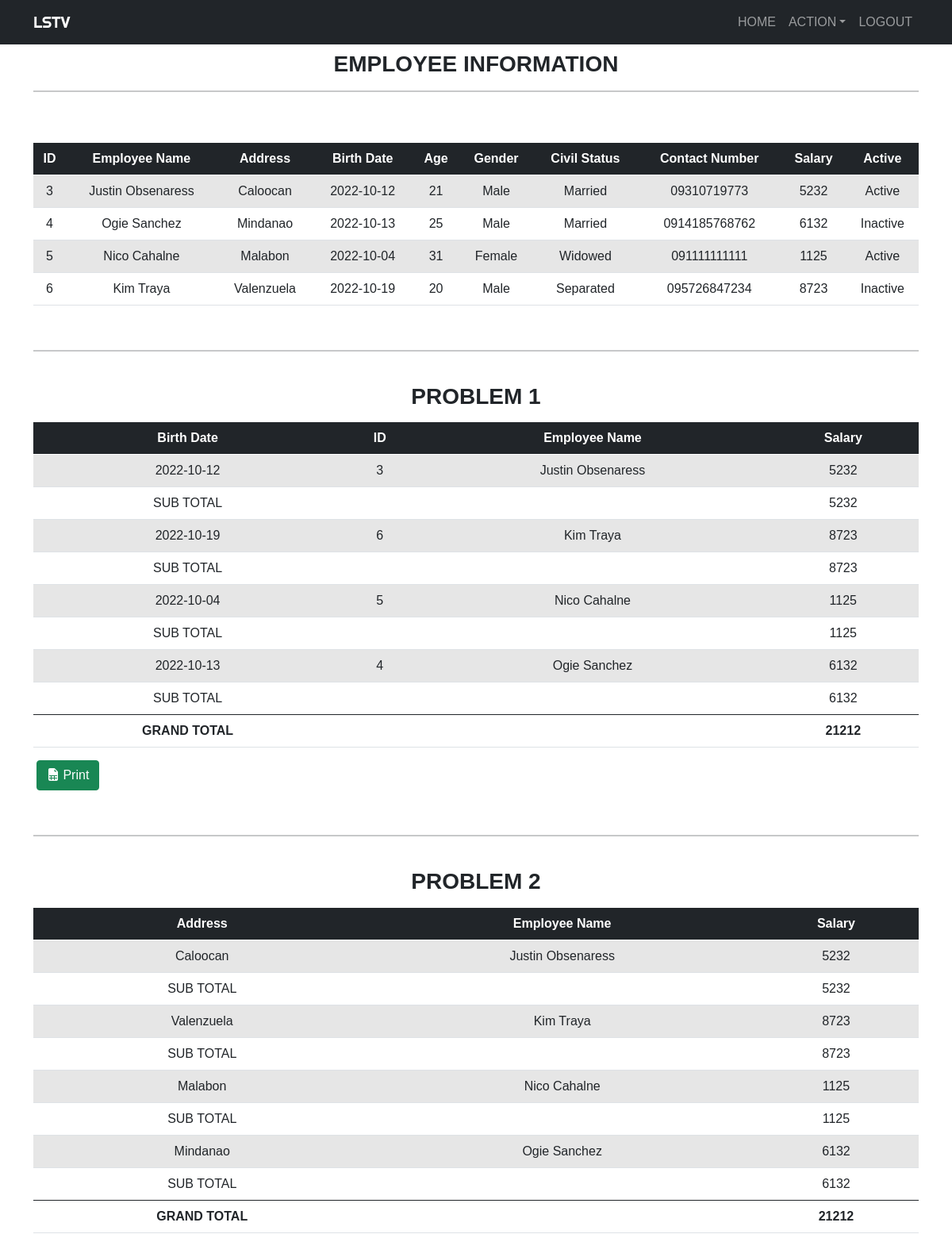
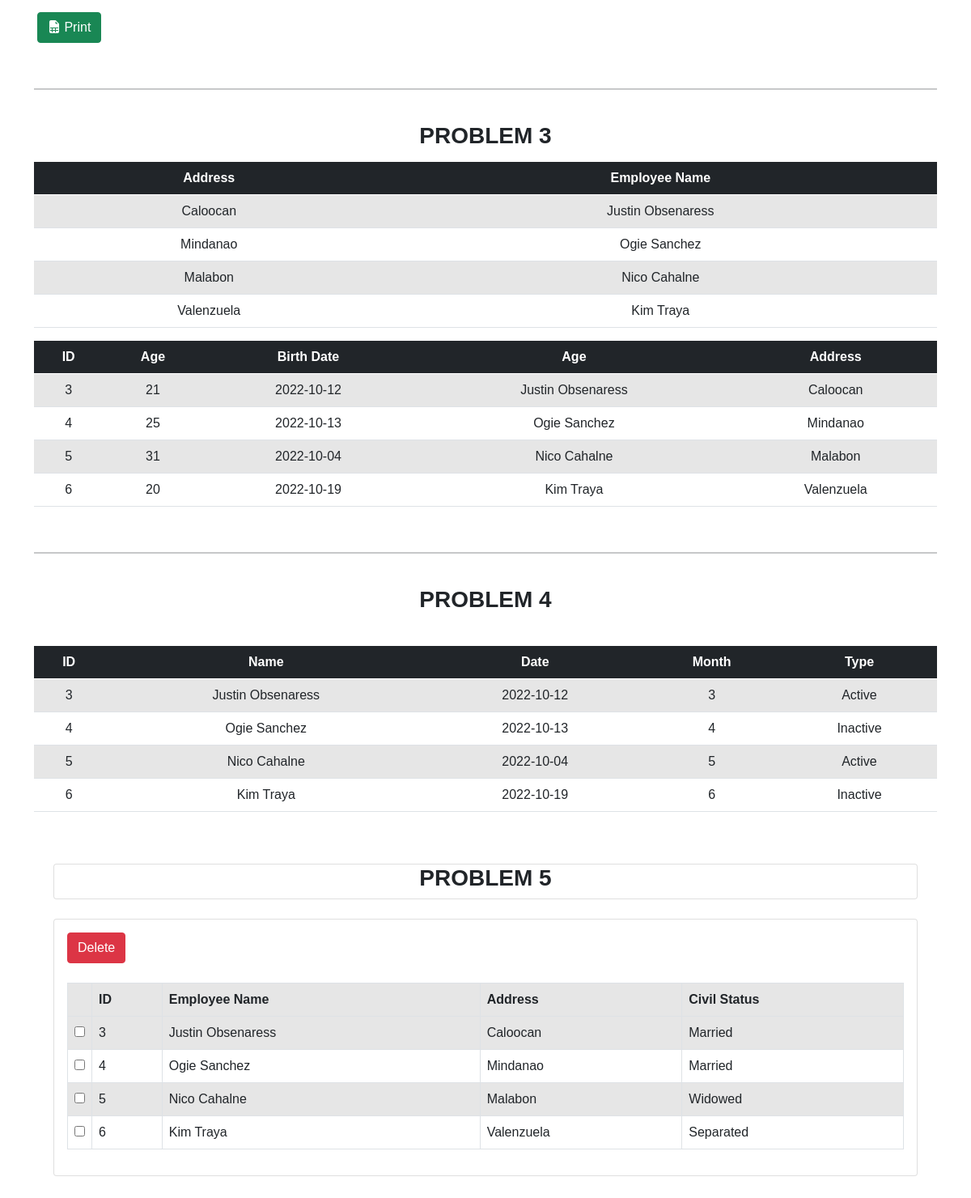
The app's page /index.php (signed in) with its own data (2 pictures, top to bottom).
### tables this page shows
CREATE TABLE `employeefile` (
  `recid` bigint(100) NOT NULL,
  `fullname` varchar(100) NOT NULL,
  `address` varchar(100) NOT NULL,
  `birthdate` date NOT NULL,
  `age` int(100) NOT NULL,
  `gender` varchar(100) NOT NULL,
  `civilstat` varchar(100) NOT NULL,
  `contactnum` varchar(100) NOT NULL,
  `salary` decimal(65,0) NOT NULL,
  `isactive` varchar(100) NOT NULL
);

### index.php (the view, shortened to what this page needs)
<?php
require 'connection.php';
?>
<!DOCTYPE html>
<html lang="en">
<head>
    <link href="https://cdn.jsdelivr.net/npm/bootstrap@5.0.0-beta2/dist/css/bootstrap.min.css" rel="stylesheet">
    <link href="https://cdn.jsdelivr.net/npm/bootstrap@5.0.2/dist/css/bootstrap.min.css" rel="stylesheet">
    <link rel="stylesheet" href="https://cdn.jsdelivr.net/npm/bootstrap-icons@1.4.0/font/bootstrap-icons.css">
    <link rel="stylesheet" href="https://cdn.datatables.net/1.10.23/css/dataTables.bootstrap5.min.css">
    <link rel="stylesheet" href="https://cdn.jsdelivr.net/npm/bootstrap@5.0.0-beta1/dist/css/bootstrap.min.css">
    <link rel="stylesheet" href="css/style.css">
</head>
<body>
    <nav class="navbar navbar-expand-lg navbar-dark bg-dark text-uppercase">
        <div class="container">
            <a class="navbar-brand" href="index.php">LSTV</a>
            <div class="collapse navbar-collapse" id="navbarNav">
                <ul class="navbar-nav ms-auto">
                    <li class="nav-item">
                        <a class="nav-link" aria-current="page" href="#">Home</a>
                    </li>
                    <li class="nav-item dropdown">
                    <a class="nav-link dropdown-toggle" data-bs-toggle="dropdown" href="#" role="button" aria-expanded="false">ACTION</a>
                </li>
                    <li class="nav-item">
                        <a class="nav-link" href="logout.php">Logout</a>
                    </li>
                </ul>
            </div>
        </div>
    </nav>
    <div class="container">
        <div class="row my-2">
            <div class="col-md">
                <h3 class="text-center fw-bold text-uppercase">EMPLOYEE INFORMATION</h3>
                <hr Style="height: 2px;">
            </div>
        </div>
        <div class="row my-2">
            <div class="col-md">
            </div>
        </div>
        <div class="row my-3">
            <div class="col-md">
                <table id="data" class="table table-striped table-responsive table-hover text-center" style="width:100%">
                    <thead class="table-dark">
                        <tr>
                            <th>ID</th>
                            <th>Employee Name</th>
                            <th>Address</th>
                            <th>Birth Date</th>
                            <th>Age</th>
                            <th>Gender</th>
                            <th>Civil Status</th>
                            <th>Contact Number</th>
                            <th>Salary</th>
                            <th>Active</th>
                        </tr>
                    </thead>
                    <tbody>
                        <?php
                        $sql = "SELECT * FROM employeefile";
                        $result = $connect->query($sql);
                        while($row = $result->fetch_assoc()) {
                            echo "<tr>
                                <td>" . $row["recid"] . "</td>
                                <td>" . $row["fullname"] . "</td>
                                <td>" . $row["address"] . "</td>
                                <td>" . $row["birthdate"] . "</td>
                                <td>" . $row["age"] . "</td>
                                <td>" . $row["gender"] . "</td>
                                <td>" . $row["civilstat"] . "</td>
                                <td>" . $row["contactnum"] . "</td>
                                <td>" . $row["salary"] . "</td>
                                <td>" . $row["isactive"] . "</td>
                            </tr>"
                            ;
                        }
                        ?>
                    </tbody>
                </table>
                <br>
                <hr Style="height: 2px;">
                <br>
                <div class="col-md">
                <h3 class="text-center fw-bold text-uppercase">PROBLEM 1</h3>
            </div>
                <div class="row my-3">
            <div class="col-md">
                <table id="data" class="table table-striped table-responsive table-hover text-center" style="width:100%">
                    <thead class="table-dark">
                        <tr>
                            <th>Birth Date</th>
                            <th>ID</th>
                            <th>Employee Name</th>
                            <th>Salary</th>
                        </tr>
                    </thead>
                    <tbody>
                        <?php
                        $total_salary = 0;
                        $sql = "SELECT * FROM employeefile order by fullname asc";
                        $result = $connect->query($sql);
                        while($row = $result->fetch_assoc()) {
                            $sub = $row["salary"];
                            $total_salary += $sub;
                            echo "<tr>
                            <td>" . $row["birthdate"] . "</td>
                                <td>" . $row["recid"] . "</td>
                                <td id='fname'>" . $row["fullname"] . "</td>
                                <td>" . $row["salary"] . "</td>
                            </tr>";
                            echo "<tr>
                            <td>SUB TOTAL </td>
                                <td></td>
                                <td></td>
                                <td>" . $row["salary"] . "</td>
                            </tr>";
                        }
                        ?>
                    </tbody>
                    <tfoot>
                            <tr>
                                <th colspan="1">GRAND TOTAL</th>
                                <th colspan="1"></th>
                                <th colspan="1"></th>
                                <th id="total_order"><?= $total_salary?></th>
                            </tr>
                        </tfoot>
                </table>
                <a href="export.php" target="_blank" class="btn btn-success ms-1"><i class="bi bi-file-earmark-spreadsheet-fill"></i>&nbsp;Print</a>
            </div>
        </div>
                <br>
                <hr Style="height: 2px;">
                <br>
                <div class="col-md">
                <h3 class="text-center fw-bold text-uppercase">PROBLEM 2</h3>
            </div>
                <div class="row my-3">
            <div class="col-md">
                <table id="data" class="table table-striped table-responsive table-hover text-center" style="width:100%">
                    <thead class="table-dark">
                        <tr>
                            <th>Address</th>
                            <th>Employee Name</th>
                            <th>Salary</th>
                        </tr>
                    </thead>
                    <tbody>
                        <?php
                        $total_salary = 0;
                        $sql = "SELECT * FROM employeefile order by fullname asc";
                        $result = $connect->query($sql);
                        while($row = $result->fetch_assoc()) {
                            $sub = $row["salary"];
                            $total_salary += $sub;
                            echo "<tr>
                            <td>" . $row["address"] . "</td>
                                <td id='fname'>" . $row["fullname"] . "</td>
                                <td>" . $row["salary"] . "</td>
                            </tr>";
                            echo "<tr>
                            <td>SUB TOTAL </td>
                                <td></td>
                                <td>" . $row["salary"] . "</td>
                            </tr>";
                        }
                        ?>
                    </tbody>
                    <tfoot>
                            <tr>
                                <th colspan="1">GRAND TOTAL</th>
                                <th colspan="1"></th>
                                <th id="total_order"><?= $total_salary?></th>
                            </tr>
                        </tfoot>
                </table>
                <a href="export2.php" target="_blank" class="btn btn-success ms-1"><i class="bi bi-file-earmark-spreadsheet-fill"></i>&nbsp;Print</a>
            </div>
        </div>
                <br>
                <hr Style="height: 2px;">
                <br>
                <div class="col-md">
                <h3 class="text-center fw-bold text-uppercase">PROBLEM 3</h3>
            </div>
        <div class="row my-3">
            <div class="col-md">
                <table id="data" class="table table-striped table-responsive table-hover text-center" style="width:100%">
                    <thead class="table-dark">
                        <tr>
                            <th>Address</th>
                            <th>Employee Name</th>
                        </tr>
                    </thead>
                    <tbody>
                        <?php
                        $sql = "SELECT * FROM employeefile";
                        $result = $connect->query($sql);
                        while($row = $result->fetch_assoc()) {
                            echo "<tr>
                                <td>" . $row["address"] . "</td>
                                <td>" . $row["fullname"] . "</td>
                            </tr>"
                            ;
                        }
                        ?>
                    </tbody>
                </table>
                <div class="row my-3">
            <div class="col-md">
                <table id="data" class="table table-striped table-responsive table-hover text-center" style="width:100%">
                    <thead class="table-dark">
                        <tr>
                            <th>ID</th>
                            <th>Age</th>
                            <th>Birth Date</th>
                            <th>Age</th>
                            <th>Address</th>
                        </tr>
                    </thead>
                    <tbody>
                        <?php
                        $sql = "SELECT * FROM employeefile";
                        $result = $connect->query($sql);
                        while($row = $result->fetch_assoc()) {
                            echo "<tr>
                                <td>" . $row["recid"] . "</td>
                                <td>" . $row["age"] . "</td>
                                <td>" . $row["birthdate"] . "</td>
                                <td>" . $row["fullname"] . "</td>
                                <td>" . $row["address"] . "</td>
                            </tr>"
                            ;
                        }
                        ?>
                    </tbody>
                </table>
                <br>
                <hr Style="height: 2px;">
                <br>
                <div class="col-md">
                <h3 class="text-center fw-bold text-uppercase">PROBLEM 4</h3>
            </div>
            </div>
            </div>
        </div>
        </div>
                <div class="row my-3">
            <div class="col-md">
                <table id="data" class="table table-striped table-responsive table-hover text-center" style="width:100%">
                    <thead class="table-dark">
                        <tr>
                            <th>ID</th>
                            <th>Name</th>
                            <th>Date</th>
                            <th>Month</th>
                            <th>Type</th>
                        </tr>
                    </thead>
                    <tbody>
                        <?php
                        $sql5 = "SELECT * FROM employeefile";
                        $result5 = $connect->query($sql5);
                        while($row = $result5->fetch_assoc()) {
                            echo "<tr>
                                </td>
                                <td>" . $row["recid"] . "</td>
                                <td>" . $row["fullname"] . "</td>
                                <td>" . $row["birthdate"] . "</td>
                                <td>" . $row["recid"] . "</td>
                                <td>" . $row["isactive"] . "</td>
                            </tr>"
                            ;
                        }
                        ?>
                    </tbody>
                </table>
                 <div class="container">
        <div class="row justify-content-center">
            <div class="col-md-12">
                <div class="card mt-5">
                <div class="col-md">
                <h3 class="text-center fw-bold text-uppercase">PROBLEM 5</h3>
            </div>
                </div>
            </div>
            <div class="col-md-12">
                <div class="card mt-4">
                    <div class="card-body">
                        <form action="dmr.php" method="POST">
                            <table class="table table-bordered table-striped">
                                <tbody>
                                <button type="submit" name="stud_delete_multiple_btn" class="btn btn-danger">Delete</button><br><br>
                                    <tr>
                                        <th></th>
                                        <th>ID</th>
                                        <th>Employee Name</th>
                                        <th>Address</th>
                                        <th>Civil Status</th>
                                    </tr>
                                </tbody>
                                <tbody>
                                    <?php
                                        $con = mysqli_connect("localhost","root","","employeedb");
                                        $query = "SELECT * FROM employeefile";
                                        $query_run  = mysqli_query($con, $query);
                                        if(mysqli_num_rows($query_run) > 0)
                                        {
                                            foreach($query_run as $row)
                                            {
                                                ?>
                                                <tr>
                                                    <td style="width:10px; text-align: center;">
                                                        <input type="checkbox" name="stud_delete_id[]" value="<?= $row['recid']; ?>">
                                                    </td>
                                                    <td><?= $row['recid']; ?></td>
                                                    <td><?= $row['fullname']; ?></td>
                                                    <td><?= $row['address']; ?></td>
                                                    <td><?= $row['civilstat']; ?></td>
                                                </tr>
                                                <?php
                                            }
                                        }
                                        else
                                        {
                                            ?>
                                                <tr>
                                                    <td colspan="5">No Record Found</td>
                                                </tr>
                                            <?php
                                        }
                                    ?>
                                </tbody>
                            </table>
                        </form>
                    </div>
                </div>
            </div>
        </div>
    </div>
        </div>
    </div>
</div>
</body>
</html>

### css/style.css (style rules this page uses)
body { font-family: 'Gill Sans', 'Gill Sans MT', Calibri, 'Trebuchet MS', sans-serif; }
.navbar-brand { font-family: 'Righteous', cursive; }
.navbar { background-color: aquamarine; }

### records on screen
employeefile: recid "3", fullname "Justin Obsenaress", address "Caloocan", birthdate "2022-10-12", age "21", gender "Male", civilstat "Married", contactnum "09310719773", salary "5232", isactive "Active"
employeefile: recid "4", fullname "Ogie Sanchez", address "Mindanao", birthdate "2022-10-13", age "25", gender "Male", civilstat "Married", contactnum "0914185768762", salary "6132", isactive "Inactive"
employeefile: recid "5", fullname "Nico Cahalne", address "Malabon", birthdate "2022-10-04", age "31", gender "Female", civilstat "Widowed", contactnum "091111111111", salary "1125", isactive "Active"
employeefile: recid "6", fullname "Kim Traya", address "Valenzuela", birthdate "2022-10-19", age "20", gender "Male", civilstat "Separated", contactnum "095726847234", salary "8723", isactive "Inactive"

### other values on screen
$total_salary "21212"
